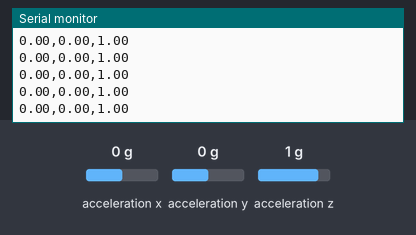
A sketch run on a simulated Arduino Nano 33 BLE. On the bench: the last lines printed to the serial monitor. The test bench sets the inputs (shaded band); at power-on: acceleration x 0 g, acceleration y 0 g, acceleration z 1 g.

Above: at 1.2 s.
1.3 s: acceleration x set to -1.4 g
At 1.32 s:
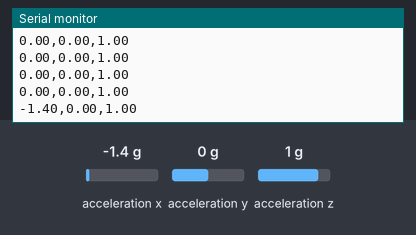
2.8 s: acceleration y set to -1.4 g
At 2.85 s:
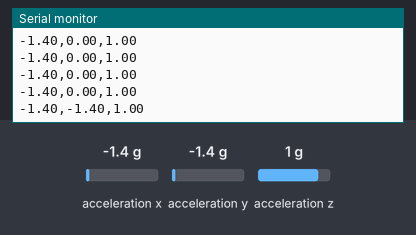
4.3 s: acceleration z set to -1.4 g
At 4.37 s:
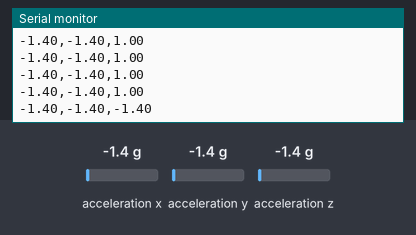

The sketch:

arduino_IMU.ino
```cpp
#include <Arduino_LSM9DS1.h>

void setup() {
  Serial.begin(9600);
  while (!Serial);  // Espera a que se abra el monitor serial

  if (!IMU.begin()) {
    Serial.println("Error al iniciar el IMU");
    while (1);
  }

  Serial.println("ax(g),ay(g),az(g)");  // Cabecera CSV
}

void loop() {
  float ax, ay, az;

  if (IMU.accelerationAvailable()) {
    IMU.readAcceleration(ax, ay, az);

    Serial.print(ax);
    Serial.print(",");
    Serial.print(ay);
    Serial.print(",");
    Serial.println(az);
  }

  delay(100);  // 10 lecturas por segundo
}
```

Measured:
- after the input at 1.3 s, the serial monitor: prints a new line at once (image 1)
- after the input at 2.8 s, the serial monitor: prints a new line at once (image 2)
- after the input at 4.3 s, the serial monitor: prints a new line after 0.06 s (image 3)
